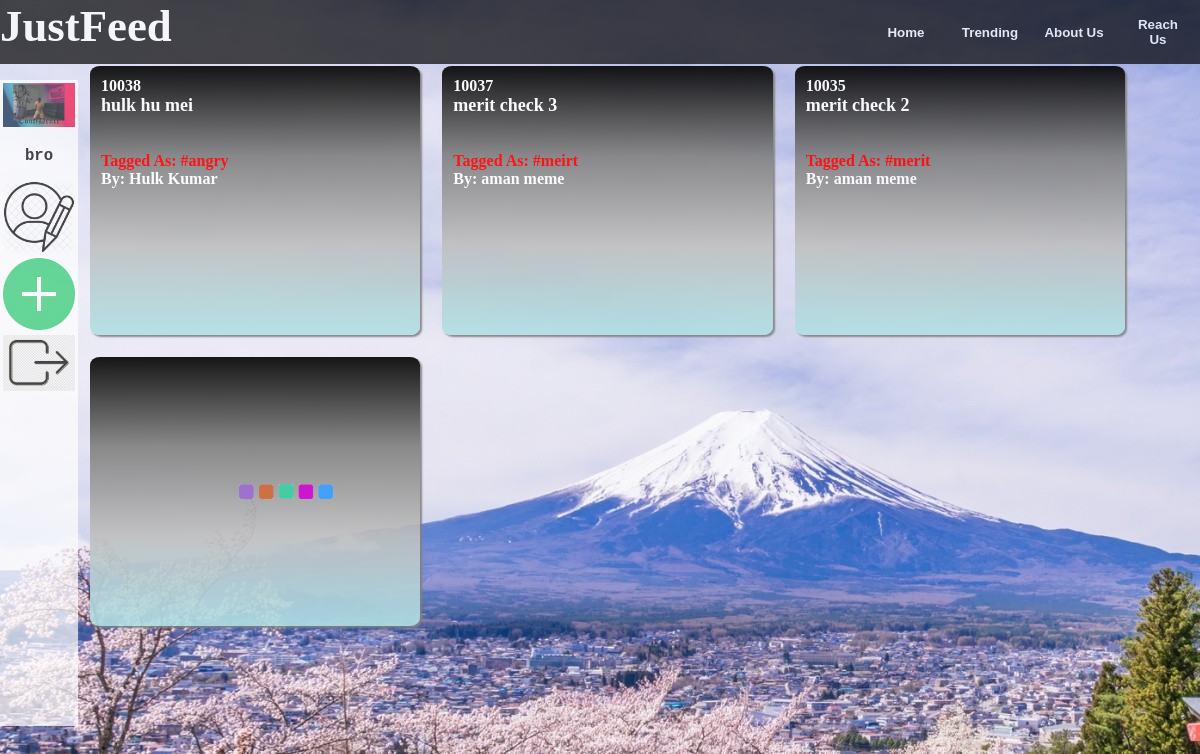
The page /login.php (signed in) on the database its author committed.
### tables this page shows
CREATE TABLE `article` (
  `articleid` int(11) NOT NULL,
  `heading` varchar(50) DEFAULT NULL,
  `article` text DEFAULT NULL,
  `userid` int(11) DEFAULT NULL,
  `upfeed` int(11) DEFAULT 0,
  `downfeed` int(11) DEFAULT 0,
  `tags` varchar(50) DEFAULT NULL,
  `uploadtime` datetime DEFAULT current_timestamp()
);

CREATE TABLE `users` (
  `name` text NOT NULL,
  `email` text NOT NULL,
  `pass` text NOT NULL,
  `age` date NOT NULL,
  `prof` text NOT NULL,
  `loca` text NOT NULL,
  `picname` text NOT NULL,
  `userid` int(11) NOT NULL,
  `merit` int(11) NOT NULL,
  `article` int(11) NOT NULL,
  `upfeed` varchar(500) NOT NULL,
  `downfeed` varchar(500) NOT NULL,
  `saved` varchar(500) NOT NULL
);

### display_feeds.php (the view, shortened to what this page needs)
<div class = "feed" onclick="window.location = 'viewpost.php?artid=<?php echo $articles[0]; ?>' ">
				<b id="aid">	<?php echo $articles[0]; ?><br></b>
				<b id="tt">		<?php echo $articles[1]; ?><br></b><br><br>
				<b id="taag">	Tagged As:&nbsp;<?php echo $articles[6]; ?><br></b>
				<b id="naa">	By:&nbsp;<?php $naam=mysqli_query($connect,"select name from users where userid='$articles[3]'");
										$naamarr=mysqli_fetch_array($naam);
										echo$naamarr[0];?> </b><br>
</div>

### login.php (shortened to what this page needs)
<html>
<head>
	<link rel="stylesheet" href="login.css"></link>
</head>
<body onload="loader();">
	<?php
	$connect=mysqli_connect("127.0.0.1","root","");
	mysqli_select_db($connect,"JustFeed");
?>
<div id="mainfeed">
	<div id='one'>
	<?php
		$query = "select * from article order by uploadtime desc LIMIT 3";
		$q = mysqli_query($connect,$query);
		while($articles = mysqli_fetch_array($q))
		{
			include("display_feeds.php");
		}
	?>
	</div>
	<div id="two">
	<div class="feed" onclick="loader();">
		<center>
			<img src="Background/loading.gif" id="gifloading">
		</center>
	</div>
	</div>
</div>
</body>
 </html>

### login.css (style rules this page uses)
body { background-size : cover; overflow : hidden; background : url("Background/gg.jpg") 0 0; font-family : cursive; scroll-behavior: smooth; }
#navbar { width : 100%; position : fixed; top:0; left:0; height : 8%; background-color: black; opacity : 0.7; color : white; font-weight: bold; font-size : 280%; overflow : hidden; z-index : 5; }
.navbutton { height : 100%; width : 7%; float : right; color : white; border: none; background-color : black; color : white; padding : 1%; font-weight : bold; overflow:hidden; }
#sidebar { width : 6%; padding : 3px; top:10%; left:0; position : fixed; height : 80%; background-color: white; white-space: wrap; font-size: 120%; font-weight:bold; font-family: monospace; text-align:center; animation : move_right; animation-duration: 2s; opacity:0.7; overflow-wrap: break-word; z-index : 5; }
.sideicon { width:100%; margin-bottom:7%; border: none; }
#mainfeed { width : 93%; margin-top : 3%; float : right; height : 90%; padding : 1%; overflow : auto; white-space: wrap; animation : rise; animation-duration: 1s; }
.feed { width : 28%; height : 35%; float : left; //border-top : 20px solid black; //border-bottom : 20px solid black; border-radius:3%; //background-color: rgba(0,0,0,85%); background-image: linear-gradient(to bottom,black,grey,silver,powderblue); color: white; box-shadow: 2px 2px 2px grey; margin : 1%; padding : 1%; opacity : 0.9; }
#tt { text-align:center; font-size:18px; overflow:auto; }
#taag { color:red; font-size:16px; }
#gifloading { height : 100%; }

### rows shown on the page
article: articleid "10038", heading "hulk hu mei", tags "#angry", userid.name "Hulk Kumar"
article: articleid "10037", heading "merit check 3", tags "#meirt", userid.name "aman meme"
article: articleid "10035", heading "merit check 2", tags "#merit", userid.name "aman meme"
